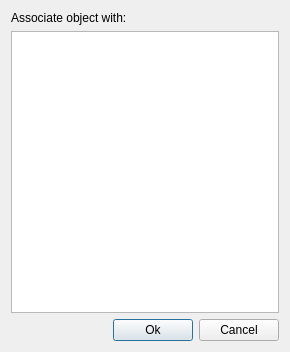
<ui version="4.0" >
 <class>CreateObjectRelationDialog</class>
 <widget class="QDialog" name="CreateObjectRelationDialog" >
  <property name="geometry" >
   <rect>
    <x>0</x>
    <y>0</y>
    <width>290</width>
    <height>352</height>
   </rect>
  </property>
  <property name="windowTitle" >
   <string>Edit object relations</string>
  </property>
  <layout class="QVBoxLayout" name="verticalLayout" >
   <item>
    <widget class="QLabel" name="relationHintLabel" >
     <property name="text" >
      <string>Associate object with:</string>
     </property>
    </widget>
   </item>
   <item>
    <widget class="QListWidget" name="listWidget" />
   </item>
   <item>
    <layout class="QHBoxLayout" name="horizontalLayout" >
     <item>
      <spacer name="horizontalSpacer" >
       <property name="orientation" >
        <enum>Qt::Horizontal</enum>
       </property>
       <property name="sizeHint" stdset="0" >
        <size>
         <width>40</width>
         <height>20</height>
        </size>
       </property>
      </spacer>
     </item>
     <item>
      <widget class="QPushButton" name="okButotn" >
       <property name="text" >
        <string>Ok</string>
       </property>
      </widget>
     </item>
     <item>
      <widget class="QPushButton" name="cancelButton" >
       <property name="text" >
        <string>Cancel</string>
       </property>
      </widget>
     </item>
    </layout>
   </item>
  </layout>
 </widget>
 <resources/>
 <connections>
  <connection>
   <sender>okButotn</sender>
   <signal>clicked()</signal>
   <receiver>CreateObjectRelationDialog</receiver>
   <slot>accept()</slot>
   <hints>
    <hint type="sourcelabel" >
     <x>157</x>
     <y>329</y>
    </hint>
    <hint type="destinationlabel" >
     <x>144</x>
     <y>175</y>
    </hint>
   </hints>
  </connection>
  <connection>
   <sender>cancelButton</sender>
   <signal>clicked()</signal>
   <receiver>CreateObjectRelationDialog</receiver>
   <slot>reject()</slot>
   <hints>
    <hint type="sourcelabel" >
     <x>240</x>
     <y>329</y>
    </hint>
    <hint type="destinationlabel" >
     <x>144</x>
     <y>175</y>
    </hint>
   </hints>
  </connection>
 </connections>
</ui>
